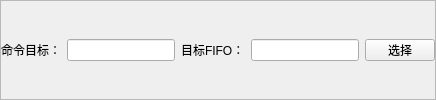
    <widget class="QFrame" name="frame_target">
     <property name="frameShape">
      <enum>QFrame::StyledPanel</enum>
     </property>
     <property name="frameShadow">
      <enum>QFrame::Raised</enum>
     </property>
     <layout class="QHBoxLayout" name="horizontalLayout_7">
      <property name="leftMargin">
       <number>0</number>
      </property>
      <property name="topMargin">
       <number>0</number>
      </property>
      <property name="rightMargin">
       <number>0</number>
      </property>
      <property name="bottomMargin">
       <number>0</number>
      </property>
      <item>
       <widget class="QLabel" name="label_dest">
        <property name="text">
         <string>命令目标：</string>
        </property>
       </widget>
      </item>
      <item>
       <widget class="QLineEdit" name="lineEdit_dest">
        <property name="minimumSize">
         <size>
          <width>0</width>
          <height>22</height>
         </size>
        </property>
        <property name="readOnly">
         <bool>true</bool>
        </property>
       </widget>
      </item>
      <item>
       <widget class="QLabel" name="label_FIFO">
        <property name="text">
         <string>目标FIFO：</string>
        </property>
       </widget>
      </item>
      <item>
       <widget class="QLineEdit" name="lineEdit_FIFO">
        <property name="readOnly">
         <bool>true</bool>
        </property>
       </widget>
      </item>
      <item>
       <widget class="QPushButton" name="pushButton_chooseDest">
        <property name="minimumSize">
         <size>
          <width>70</width>
          <height>22</height>
         </size>
        </property>
        <property name="maximumSize">
         <size>
          <width>70</width>
          <height>22</height>
         </size>
        </property>
        <property name="text">
         <string>选择</string>
        </property>
       </widget>
      </item>
     </layout>
    </widget>
